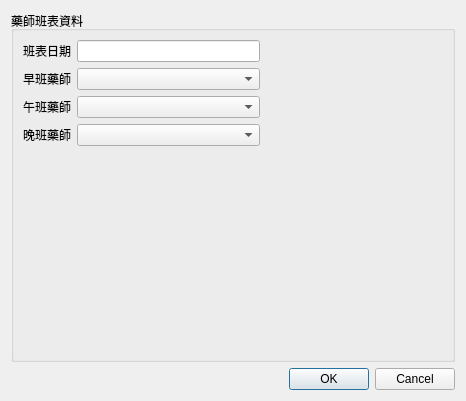
<?xml version="1.0" encoding="UTF-8"?>
<ui version="4.0">
 <class>Dialog_pharmacist_schedule</class>
 <widget class="QDialog" name="Dialog_pharmacist_schedule">
  <property name="windowModality">
   <enum>Qt::NonModal</enum>
  </property>
  <property name="geometry">
   <rect>
    <x>0</x>
    <y>0</y>
    <width>466</width>
    <height>401</height>
   </rect>
  </property>
  <property name="sizePolicy">
   <sizepolicy hsizetype="Preferred" vsizetype="Preferred">
    <horstretch>0</horstretch>
    <verstretch>0</verstretch>
   </sizepolicy>
  </property>
  <property name="windowTitle">
   <string>輸入藥師班表</string>
  </property>
  <layout class="QVBoxLayout" name="verticalLayout">
   <item>
    <widget class="QGroupBox" name="groupBox">
     <property name="title">
      <string>藥師班表資料</string>
     </property>
     <property name="flat">
      <bool>true</bool>
     </property>
     <layout class="QVBoxLayout" name="verticalLayout_2">
      <item>
       <layout class="QGridLayout" name="gridLayout_3">
        <item row="1" column="2">
         <spacer name="horizontalSpacer_2">
          <property name="orientation">
           <enum>Qt::Horizontal</enum>
          </property>
          <property name="sizeHint" stdset="0">
           <size>
            <width>40</width>
            <height>20</height>
           </size>
          </property>
         </spacer>
        </item>
        <item row="1" column="1">
         <widget class="QComboBox" name="comboBox_person1"/>
        </item>
        <item row="3" column="0">
         <widget class="QLabel" name="label_person3">
          <property name="text">
           <string>晚班藥師</string>
          </property>
          <property name="alignment">
           <set>Qt::AlignRight|Qt::AlignTrailing|Qt::AlignVCenter</set>
          </property>
         </widget>
        </item>
        <item row="3" column="1">
         <widget class="QComboBox" name="comboBox_person3"/>
        </item>
        <item row="2" column="0">
         <widget class="QLabel" name="label_person2">
          <property name="text">
           <string>午班藥師</string>
          </property>
          <property name="alignment">
           <set>Qt::AlignRight|Qt::AlignTrailing|Qt::AlignVCenter</set>
          </property>
         </widget>
        </item>
        <item row="2" column="1">
         <widget class="QComboBox" name="comboBox_person2"/>
        </item>
        <item row="2" column="2">
         <spacer name="horizontalSpacer_3">
          <property name="orientation">
           <enum>Qt::Horizontal</enum>
          </property>
          <property name="sizeHint" stdset="0">
           <size>
            <width>40</width>
            <height>20</height>
           </size>
          </property>
         </spacer>
        </item>
        <item row="4" column="1">
         <spacer name="verticalSpacer">
          <property name="orientation">
           <enum>Qt::Vertical</enum>
          </property>
          <property name="sizeHint" stdset="0">
           <size>
            <width>20</width>
            <height>40</height>
           </size>
          </property>
         </spacer>
        </item>
        <item row="3" column="2">
         <spacer name="horizontalSpacer_4">
          <property name="orientation">
           <enum>Qt::Horizontal</enum>
          </property>
          <property name="sizeHint" stdset="0">
           <size>
            <width>40</width>
            <height>20</height>
           </size>
          </property>
         </spacer>
        </item>
        <item row="0" column="2">
         <spacer name="horizontalSpacer">
          <property name="orientation">
           <enum>Qt::Horizontal</enum>
          </property>
          <property name="sizeHint" stdset="0">
           <size>
            <width>40</width>
            <height>20</height>
           </size>
          </property>
         </spacer>
        </item>
        <item row="0" column="1">
         <widget class="QLineEdit" name="lineEdit_schedule_date">
          <property name="readOnly">
           <bool>true</bool>
          </property>
         </widget>
        </item>
        <item row="1" column="0">
         <widget class="QLabel" name="label_person1">
          <property name="text">
           <string>早班藥師</string>
          </property>
          <property name="alignment">
           <set>Qt::AlignRight|Qt::AlignTrailing|Qt::AlignVCenter</set>
          </property>
         </widget>
        </item>
        <item row="0" column="0">
         <widget class="QLabel" name="label">
          <property name="text">
           <string>班表日期</string>
          </property>
          <property name="alignment">
           <set>Qt::AlignRight|Qt::AlignTrailing|Qt::AlignVCenter</set>
          </property>
         </widget>
        </item>
       </layout>
      </item>
     </layout>
    </widget>
   </item>
   <item>
    <widget class="QDialogButtonBox" name="buttonBox">
     <property name="orientation">
      <enum>Qt::Horizontal</enum>
     </property>
     <property name="standardButtons">
      <set>QDialogButtonBox::Cancel|QDialogButtonBox::Ok</set>
     </property>
     <property name="centerButtons">
      <bool>false</bool>
     </property>
    </widget>
   </item>
  </layout>
 </widget>
 <resources/>
 <connections>
  <connection>
   <sender>buttonBox</sender>
   <signal>accepted()</signal>
   <receiver>Dialog_pharmacist_schedule</receiver>
   <slot>accept()</slot>
   <hints>
    <hint type="sourcelabel">
     <x>248</x>
     <y>254</y>
    </hint>
    <hint type="destinationlabel">
     <x>157</x>
     <y>274</y>
    </hint>
   </hints>
  </connection>
  <connection>
   <sender>buttonBox</sender>
   <signal>rejected()</signal>
   <receiver>Dialog_pharmacist_schedule</receiver>
   <slot>reject()</slot>
   <hints>
    <hint type="sourcelabel">
     <x>316</x>
     <y>260</y>
    </hint>
    <hint type="destinationlabel">
     <x>286</x>
     <y>274</y>
    </hint>
   </hints>
  </connection>
 </connections>
</ui>
